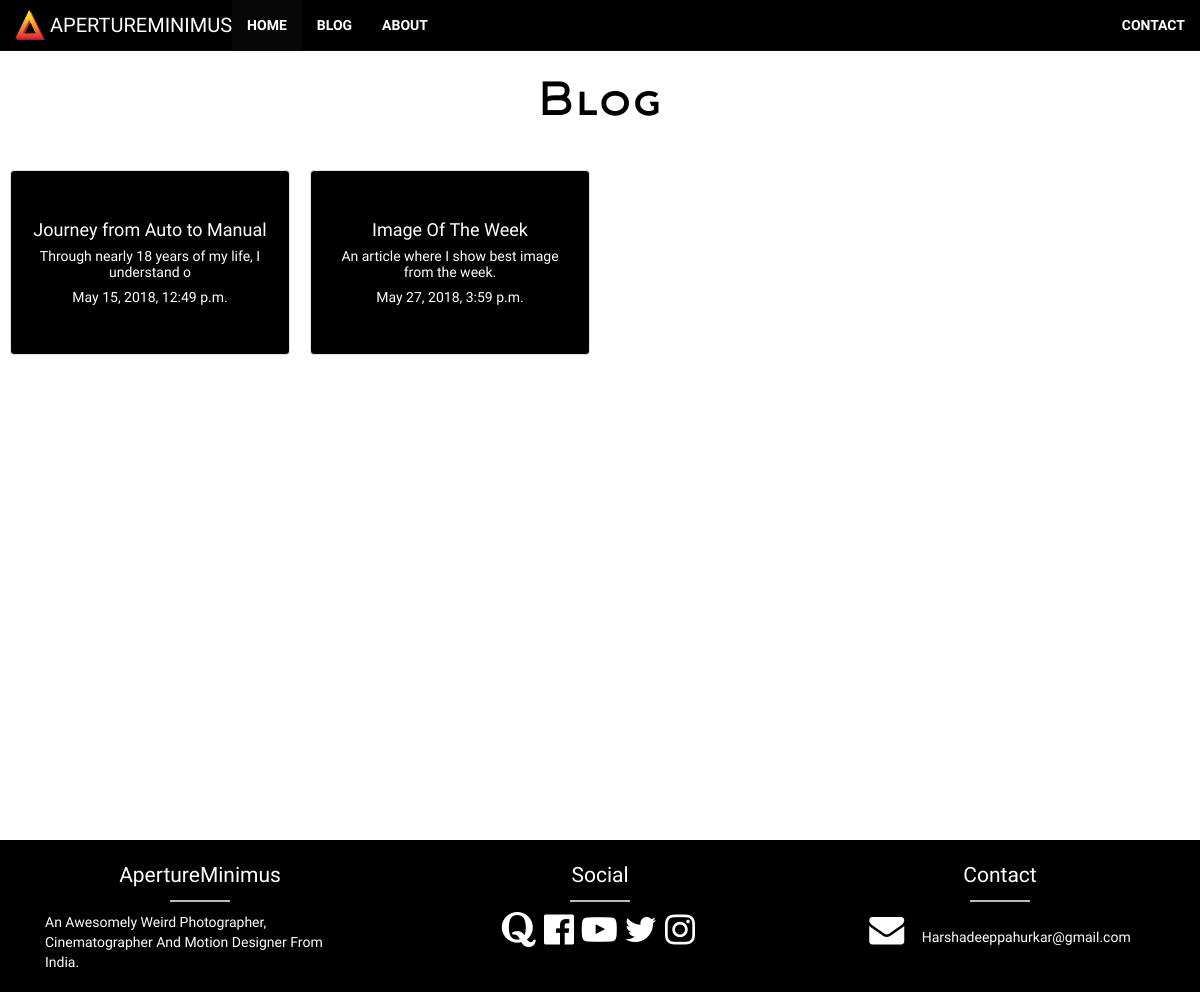
/articles/, run on an earlier commit of the app's database.
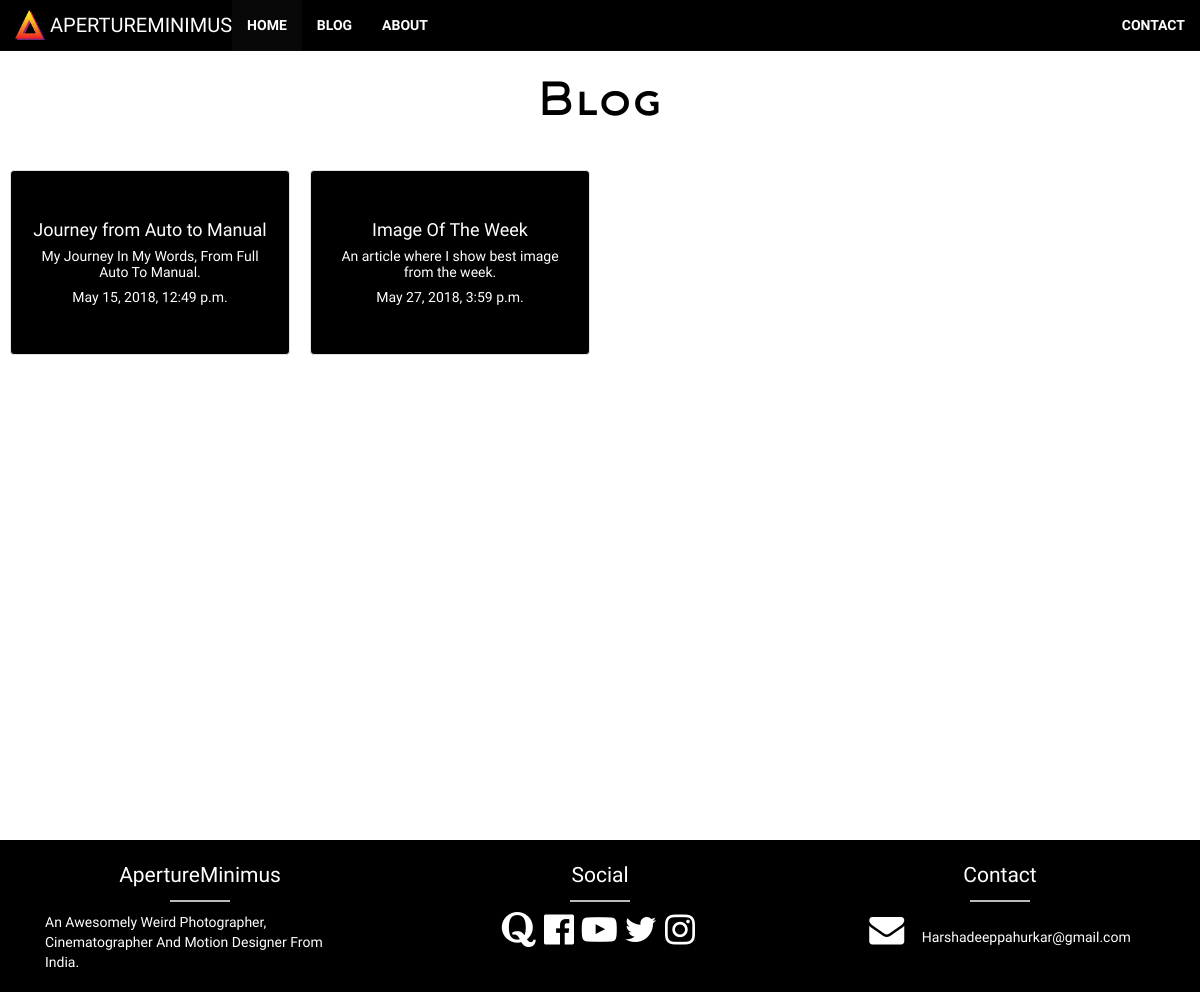
And on a later commit of the database.
### articles/models.py (models this page shows, shortened)
class Articles(models.Model):
    title = models.CharField(max_length=100)
    body = models.TextField()
    slug = models.SlugField(null=True)
    date = models.DateTimeField(auto_now_add=True)
    thumb = models.ImageField(default='skate.jpg',blank=True)
    img0 = models.ImageField(default='default.png', blank=True)
    img0cap = models.CharField(max_length=500, default='caption')
    img1 = models.ImageField(default = 'default.png',blank=True)
    img1cap = models.CharField(max_length=500, default='caption')
    img2 = models.ImageField(default='default.png', blank=True)
    img2cap = models.CharField(max_length=500,default='caption')
    img3 = models.ImageField(default='default.png', blank=True)
    img3cap = models.CharField(max_length=500,default='caption')
    img4 = models.ImageField(default='default.png', blank=True)
    img4cap = models.CharField(max_length=500,default='caption')
    img5 = models.ImageField(default='default.png', blank=True)
    img5cap = models.CharField(max_length=500,default='caption')
    img6 = models.ImageField(default='default.png', blank=True)
    img6cap = models.CharField(max_length=500,default='caption')
    img7 = models.ImageField(default='default.png', blank=True)
    img7cap = models.CharField(max_length=500,default='caption')
    img8 = models.ImageField(default='default.png', blank=True)
    img8cap = models.CharField(max_length=500,default='caption')
    img9 = models.ImageField(default='default.png', blank=True)
    img9cap = models.CharField(max_length=500,default='caption')
    def snippet(self):
        return self.body[:50]

### articles/views.py (the view)
def article_list(request):
    article = Articles.objects.all().order_by('date')
    return render(request, 'articles/article_list.html',{'article':article})

### articles/templates/articles/article_list.html
{% extends 'base.html' %}
{% block content %}
    <br>
    <h1 class="text-center font-fam" >Blog</h1>
    <br>
    <div>
        <div class='container-fluid'>
        <div class='row'>
        {% for i in article %}
        <a href="{% url 'articles:detail' slug=i.slug %} " style="color:black" >
            <div class=' col-sm-3 text-center' style="padding:10px;" >
                <span class='border border-primary'>
                <div  id="main-" class = "cc well card card-success" style="" >
                <br>
                <h4 style="color: white;font-family: 'Oswald'">{{i.title}}</h4>
                <h5 style="color: white;font-family: 'Roboto Condensed';">{{i.snippet}}</h5>
                <h5 style="color: white;font-family: 'Oswald';">{{i.date}}</h5>
                <br>
                </div>
                </span>
            </div>
        </a>
        {% endfor %}
        </div>
        </div>
    </div>
{% endblock %}

### templates/base.html (shortened to what this page needs)
{% load static from staticfiles %}
{% load analytical %}
<!DOCTYPE html>
<html>
<head>
    <link rel="stylesheet" href="https://cdnjs.cloudflare.com/ajax/libs/font-awesome/4.7.0/css/font-awesome.min.css">
    <link rel="stylesheet" href="https://maxcdn.bootstrapcdn.com/bootstrap/3.3.7/css/bootstrap.min.css">
    <link rel="stylesheet" type="text/css" media="screen" href="{% static 'base.css' %}" />
</head>
<body>
        <nav class="navbar navbar-fixed-top navbar-inverse" >
                <div class="container-fluid">
                  <div class="navbar-header">
                    <a class="navbar-left naver-logo" href="{% url 'homeurl' %}"><img src="{% static 'Gt.png' %}"  class="navbar-left"  style="margin-top: 10px;" width=30 height=30/></a>
                    <a class="navbar-left " href="{% url 'homeurl' %}" style="font-family: 'Viga';text-transform: uppercase;color:white;"><h2 style='font-size:20px;' class='naver-font'>ApertureMinimus</h2></a>
                  </div>
                  <div class="collapse navbar-collapse" id="myNavbar">
                    <ul class="nav navbar-nav">
                      <li class="active"><a href="{% url 'homeurl' %}" style="font-family: 'Viga';text-transform: uppercase;color:white;"><b>Home</b></a></li>
                      <li ><a href="{% url 'articles:list'  %}" style="font-family: 'Viga';text-transform: uppercase;color:white;"><b>Blog</b></a></li>
                      <li><a href="{% url 'homeurl' %}#about" style="font-family: 'Viga';text-transform: uppercase;color:white;"><b>About</b></a></li>
                    </ul>
                    <ul class="nav navbar-nav navbar-right">
                      <li><a href="{% url 'homeurl' %}#contact" style="font-family: 'Viga';text-transform: uppercase;color:white;"><b>Contact</b></a></li>
                    </ul>
                  </div>
                </div>
              </nav>
   <div style="min-height: 100%;">
     <br>
     <br>
    {% block content %}
    {% endblock %}
    </div>
    <br>
    <br>
    <div id = 'footer' class="container-fluid" style="padding: 0px; background: #000000;">
    <div style="height:auto;width:100%;">
      <div class="col-sm-4 " style="padding-top:20px;">
        <div class="text-center"><span class="foot-h ">ApertureMinimus</span><br>
        <div class="hor"></div></div>
        <div class="foot-t "><span class="">An Awesomely Weird Photographer, Cinematographer And Motion Designer From India.</span></div>
        <br>
      </div>
      <div class="col-sm-4 text-center" style="padding-top:20px;">
        <div class="text-center"><span class="foot-h">Social</span><br><div class="hor"></div></div>
        <a href="https://www.quora.com/profile/Harshadeep-Pahurkar"><i class="fa fa-quora fi" style="color:#ffffff;"> </i></a>&nbsp;
        <a href="https://www.facebook.com/Aperture-Minimus-Photography-380065635828110/"><i class="fa fa-facebook-official fi" style="color:#ffffff;" > </i></a>&nbsp;
        <a href="https://www.youtube.com/channel/UCSzV3oKfogk57furA14KrwQ"><i class="fa fa-youtube-play fi" style="color:#ffffff;"></i></a>&nbsp;
        <a href="#"><i class="fa fa-twitter fi" style="color:#ffffff;"></i></a>&nbsp;
        <a href="https://www.instagram.com/the_chhayachitrakaar/"><i class="fa fa-instagram fi" style="color:#ffffff;"></i></a>&nbsp;
        <br>
      </div>
      <div class="col-sm-4 text-center" style="padding-top:20px;">
        <div class="text-center"><span class="foot-h">Contact</span><br><div class="hor"></div></div>
        <span class="foot-t"><i class="fa fa-envelope fi" style="color:#ffffff;"></i> &nbsp; &nbsp; Harshadeeppahurkar@gmail.com </span><br>
        <br>
      </div>
    </div>
    </div>
</body>
</html>

### aperturebase/static/base.css (style rules this page uses)
html,body { background: white; height: 100%; margin: 0; }

What changed in the data, as far as the page shows it:
changed Articles "Journey from Auto to Manual": snippet "Through nearly 18 years of my life, I understand o" → "My Journey In My Words, From Full Auto To Manual."
